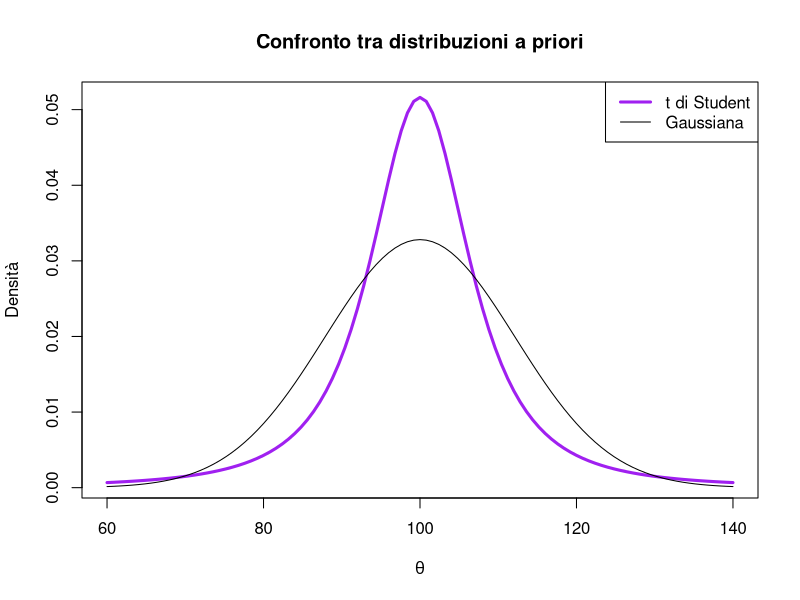

Here is the R script that generated this plot:
## ---- chunk 1
knitr::opts_chunk$set(echo = TRUE)
## ---- chunk 2
require(LearnBayes)
quantile1 <- list(p=.5,x=100);
quantile2 <- list(p=.95,x=120)
ris <- normal.select(quantile1, quantile2);
mu <- ris$mu; mu

tau <- ris$sigma; tau
## ---- chunk 3
sigma <- 15
xnn <- c(110, 125, 140)
n<-4
# deviazione standard
tau12 <- 1/(n/sigma^2 + 1/tau^2); tau12
# media
mu1 <- (mu*sigma^2 + (n*xnn*tau^2))/(n*tau^2 + sigma^2); mu1

# sintesi
summ1 <- cbind(xnn, mu1, tau12)
summ1
## ---- chunk 4
qt(0.95, 2)
## ---- chunk 5
taut <- 20/qt(0.95,2); taut
## ---- chunk 6
curve(1/taut*dt((x-mu)/taut,2),
    from=60,
    to=140,
    xlab = expression(theta),
    ylab ="Densità",
    main ="Confronto tra distribuzioni a priori",
    col ='purple',
    lwd=3)
curve(dnorm(x,mean=mu,sd=tau),
      add=TRUE,
    lwd=1)
legend("topright",
       legend=c("t di Student","Gaussiana"),
       lwd=c(3,1),
       col=c("purple", "black"))
## ---- chunk 7
theta <- seq(60, 180, length = 500)
summary(theta)
## ---- chunk 8
n <- 4
like <- dnorm(theta,mean=xnn,sd=sigma/sqrt(n))
summary(like)
## ---- chunk 9
prior <- dt((theta - mu)/taut, 2)
post <- prior * like
post <- post/sum(post)
posizione <- sum(theta * post)
scala <- sqrt(sum(theta^2 * post) - posizione^2)
## ---- chunk 10
norm.t.compute <- function(xnn){
  theta <- seq(60, 180, length = 500)
  like <- dnorm(theta,mean=xnn,sd=sigma/sqrt(n))
  prior <- dt((theta - mu)/taut, 2)
  post <- prior * like
  post <- post/sum(post)
  posizione <- sum(theta * post)
  scala <- sqrt(sum(theta^2 * post) - posizione^2)
c(xnn, posizione, scala)
}
## ---- chunk 11
summ2<- t(sapply(c(110, 125, 140),norm.t.compute))
dimnames(summ2)[[2]] =
c("xnn","mu1 t","tau1 t")
summ2

cbind(summ1,summ2)
